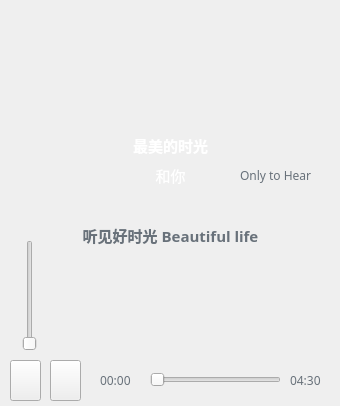
<?xml version="1.0" encoding="UTF-8"?>
<ui version="4.0">
 <class>Start</class>
 <widget class="QWidget" name="Start">
  <property name="geometry">
   <rect>
    <x>0</x>
    <y>0</y>
    <width>340</width>
    <height>406</height>
   </rect>
  </property>
  <property name="windowTitle">
   <string>Start</string>
  </property>
  <property name="styleSheet">
   <string notr="true"/>
  </property>
  <widget class="QLabel" name="label">
   <property name="geometry">
    <rect>
     <x>0</x>
     <y>220</y>
     <width>341</width>
     <height>31</height>
    </rect>
   </property>
   <property name="font">
    <font>
     <family>微软雅黑</family>
     <pointsize>11</pointsize>
     <weight>75</weight>
     <bold>true</bold>
    </font>
   </property>
   <property name="styleSheet">
    <string notr="true">color: rgb(104, 113, 122);</string>
   </property>
   <property name="text">
    <string>&lt;html&gt;&lt;head/&gt;&lt;body&gt;&lt;p align=&quot;center&quot;&gt;听见好时光 Beautiful life&lt;/p&gt;&lt;/body&gt;&lt;/html&gt;</string>
   </property>
  </widget>
  <widget class="QLabel" name="label_2">
   <property name="geometry">
    <rect>
     <x>0</x>
     <y>0</y>
     <width>341</width>
     <height>211</height>
    </rect>
   </property>
   <property name="styleSheet">
    <string notr="true">background-image: url(:/image/Top.png);</string>
   </property>
   <property name="text">
    <string/>
   </property>
  </widget>
  <widget class="QLabel" name="label_3">
   <property name="geometry">
    <rect>
     <x>110</x>
     <y>240</y>
     <width>121</width>
     <height>31</height>
    </rect>
   </property>
   <property name="styleSheet">
    <string notr="true">background-image: url(:/image/bar.png);</string>
   </property>
   <property name="text">
    <string/>
   </property>
  </widget>
  <widget class="QLabel" name="label_6">
   <property name="geometry">
    <rect>
     <x>240</x>
     <y>160</y>
     <width>101</width>
     <height>31</height>
    </rect>
   </property>
   <property name="font">
    <font>
     <family>微软雅黑</family>
     <pointsize>9</pointsize>
     <weight>50</weight>
     <bold>false</bold>
    </font>
   </property>
   <property name="styleSheet">
    <string notr="true">color: rgb(104, 113, 122);</string>
   </property>
   <property name="text">
    <string>&lt;html&gt;&lt;head/&gt;&lt;body&gt;&lt;p&gt;Only to Hear&lt;/p&gt;&lt;/body&gt;&lt;/html&gt;</string>
   </property>
  </widget>
  <widget class="QLabel" name="label_7">
   <property name="geometry">
    <rect>
     <x>100</x>
     <y>370</y>
     <width>41</width>
     <height>21</height>
    </rect>
   </property>
   <property name="font">
    <font>
     <family>微软雅黑</family>
     <pointsize>9</pointsize>
     <weight>50</weight>
     <bold>false</bold>
    </font>
   </property>
   <property name="styleSheet">
    <string notr="true">color: rgb(104, 113, 122);</string>
   </property>
   <property name="text">
    <string>&lt;html&gt;&lt;head/&gt;&lt;body&gt;&lt;p&gt;00:00&lt;/p&gt;&lt;/body&gt;&lt;/html&gt;</string>
   </property>
  </widget>
  <widget class="QLabel" name="label_8">
   <property name="geometry">
    <rect>
     <x>290</x>
     <y>370</y>
     <width>41</width>
     <height>21</height>
    </rect>
   </property>
   <property name="font">
    <font>
     <family>微软雅黑</family>
     <pointsize>9</pointsize>
     <weight>50</weight>
     <bold>false</bold>
    </font>
   </property>
   <property name="styleSheet">
    <string notr="true">color: rgb(104, 113, 122);</string>
   </property>
   <property name="text">
    <string>&lt;html&gt;&lt;head/&gt;&lt;body&gt;&lt;p&gt;04:30&lt;/p&gt;&lt;/body&gt;&lt;/html&gt;</string>
   </property>
  </widget>
  <widget class="QLabel" name="label_10">
   <property name="geometry">
    <rect>
     <x>0</x>
     <y>130</y>
     <width>341</width>
     <height>31</height>
    </rect>
   </property>
   <property name="font">
    <font>
     <family>微软雅黑</family>
     <pointsize>11</pointsize>
     <weight>75</weight>
     <bold>true</bold>
    </font>
   </property>
   <property name="styleSheet">
    <string notr="true">color: rgb(255, 255, 255);</string>
   </property>
   <property name="text">
    <string>&lt;html&gt;&lt;head/&gt;&lt;body&gt;&lt;p align=&quot;center&quot;&gt;最美的时光&lt;/p&gt;&lt;/body&gt;&lt;/html&gt;</string>
   </property>
  </widget>
  <widget class="QLabel" name="label_11">
   <property name="geometry">
    <rect>
     <x>0</x>
     <y>160</y>
     <width>341</width>
     <height>31</height>
    </rect>
   </property>
   <property name="font">
    <font>
     <family>微软雅黑</family>
     <pointsize>11</pointsize>
     <weight>50</weight>
     <bold>false</bold>
    </font>
   </property>
   <property name="styleSheet">
    <string notr="true">color: rgb(255, 255, 255);</string>
   </property>
   <property name="text">
    <string>&lt;html&gt;&lt;head/&gt;&lt;body&gt;&lt;p align=&quot;center&quot;&gt;和你&lt;/p&gt;&lt;/body&gt;&lt;/html&gt;</string>
   </property>
  </widget>
  <widget class="QLabel" name="label_12">
   <property name="geometry">
    <rect>
     <x>120</x>
     <y>30</y>
     <width>101</width>
     <height>91</height>
    </rect>
   </property>
   <property name="styleSheet">
    <string notr="true">background-image: url(:/image/T.png);</string>
   </property>
   <property name="text">
    <string/>
   </property>
  </widget>
  <widget class="QPushButton" name="pushButton">
   <property name="geometry">
    <rect>
     <x>10</x>
     <y>360</y>
     <width>31</width>
     <height>41</height>
    </rect>
   </property>
   <property name="styleSheet">
    <string notr="true"/>
   </property>
   <property name="text">
    <string/>
   </property>
  </widget>
  <widget class="QSlider" name="horizontalSlider_2">
   <property name="geometry">
    <rect>
     <x>150</x>
     <y>370</y>
     <width>131</width>
     <height>20</height>
    </rect>
   </property>
   <property name="orientation">
    <enum>Qt::Horizontal</enum>
   </property>
  </widget>
  <widget class="QSlider" name="horizontalSlider">
   <property name="geometry">
    <rect>
     <x>20</x>
     <y>240</y>
     <width>20</width>
     <height>111</height>
    </rect>
   </property>
   <property name="orientation">
    <enum>Qt::Vertical</enum>
   </property>
  </widget>
  <widget class="QPushButton" name="pushButton_2">
   <property name="geometry">
    <rect>
     <x>50</x>
     <y>360</y>
     <width>31</width>
     <height>41</height>
    </rect>
   </property>
   <property name="styleSheet">
    <string notr="true"/>
   </property>
   <property name="text">
    <string/>
   </property>
  </widget>
  <widget class="QLabel" name="label_5">
   <property name="geometry">
    <rect>
     <x>0</x>
     <y>300</y>
     <width>341</width>
     <height>21</height>
    </rect>
   </property>
   <property name="font">
    <font>
     <family>微软雅黑</family>
     <pointsize>9</pointsize>
     <weight>75</weight>
     <bold>true</bold>
    </font>
   </property>
   <property name="styleSheet">
    <string notr="true">color: rgb(104, 113, 122);</string>
   </property>
   <property name="text">
    <string/>
   </property>
  </widget>
 </widget>
 <layoutdefault spacing="6" margin="11"/>
 <resources/>
 <connections/>
</ui>
